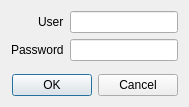
<?xml version="1.0" encoding="UTF-8"?>
<ui version="4.0">
 <class>LoginDialog</class>
 <widget class="QDialog" name="LoginDialog">
  <property name="geometry">
   <rect>
    <x>0</x>
    <y>0</y>
    <width>189</width>
    <height>107</height>
   </rect>
  </property>
  <property name="windowTitle">
   <string>Dialog</string>
  </property>
  <layout class="QVBoxLayout" name="verticalLayout">
   <item>
    <layout class="QFormLayout" name="formLayout">
     <property name="labelAlignment">
      <set>Qt::AlignRight|Qt::AlignTrailing|Qt::AlignVCenter</set>
     </property>
     <item row="0" column="0">
      <widget class="QLabel" name="userLabel">
       <property name="text">
        <string>User</string>
       </property>
      </widget>
     </item>
     <item row="0" column="1">
      <widget class="QLineEdit" name="userLineEdit"/>
     </item>
     <item row="1" column="0">
      <widget class="QLabel" name="passwordLabel">
       <property name="text">
        <string>Password</string>
       </property>
      </widget>
     </item>
     <item row="1" column="1">
      <widget class="QLineEdit" name="passwordLineEdit">
       <property name="echoMode">
        <enum>QLineEdit::Password</enum>
       </property>
      </widget>
     </item>
    </layout>
   </item>
   <item>
    <widget class="QDialogButtonBox" name="buttonBox">
     <property name="orientation">
      <enum>Qt::Horizontal</enum>
     </property>
     <property name="standardButtons">
      <set>QDialogButtonBox::Cancel|QDialogButtonBox::Ok</set>
     </property>
    </widget>
   </item>
  </layout>
 </widget>
 <resources/>
 <connections>
  <connection>
   <sender>buttonBox</sender>
   <signal>accepted()</signal>
   <receiver>LoginDialog</receiver>
   <slot>accept()</slot>
   <hints>
    <hint type="sourcelabel">
     <x>248</x>
     <y>254</y>
    </hint>
    <hint type="destinationlabel">
     <x>157</x>
     <y>274</y>
    </hint>
   </hints>
  </connection>
  <connection>
   <sender>buttonBox</sender>
   <signal>rejected()</signal>
   <receiver>LoginDialog</receiver>
   <slot>reject()</slot>
   <hints>
    <hint type="sourcelabel">
     <x>316</x>
     <y>260</y>
    </hint>
    <hint type="destinationlabel">
     <x>286</x>
     <y>274</y>
    </hint>
   </hints>
  </connection>
 </connections>
</ui>
